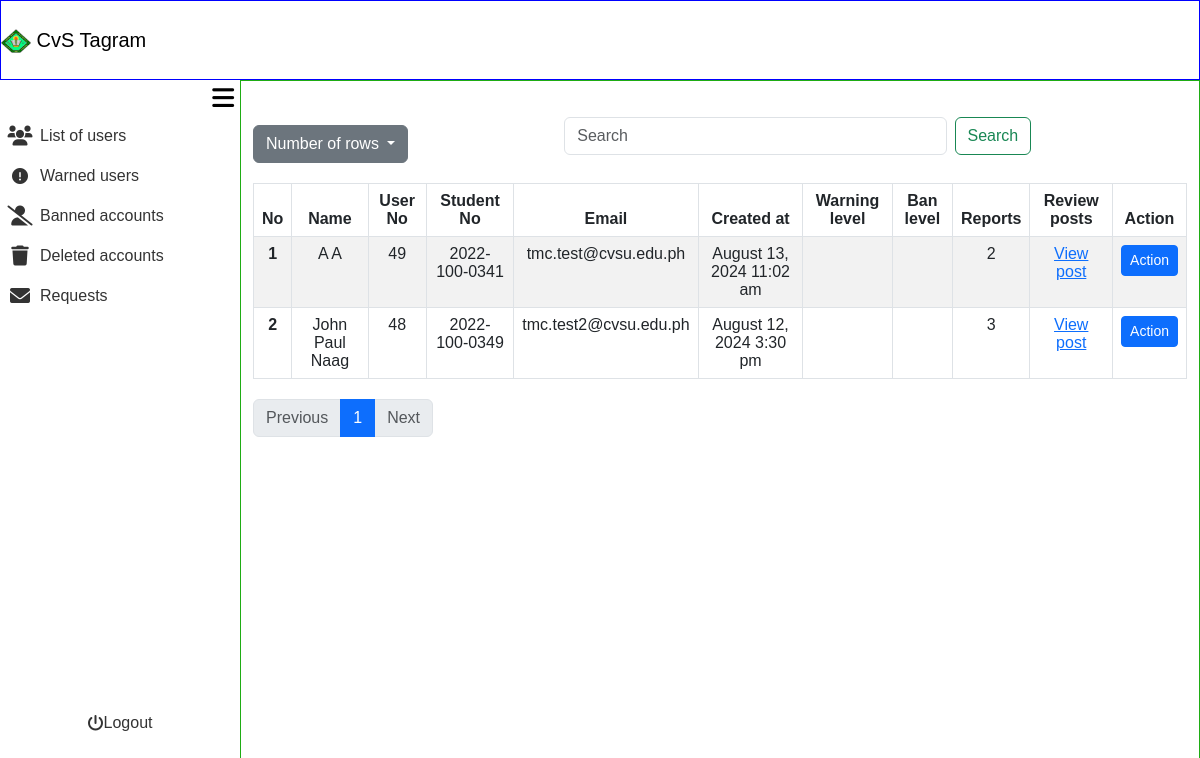
/admin_area/list_of_users.php (signed in), run on an earlier commit of the app's database.
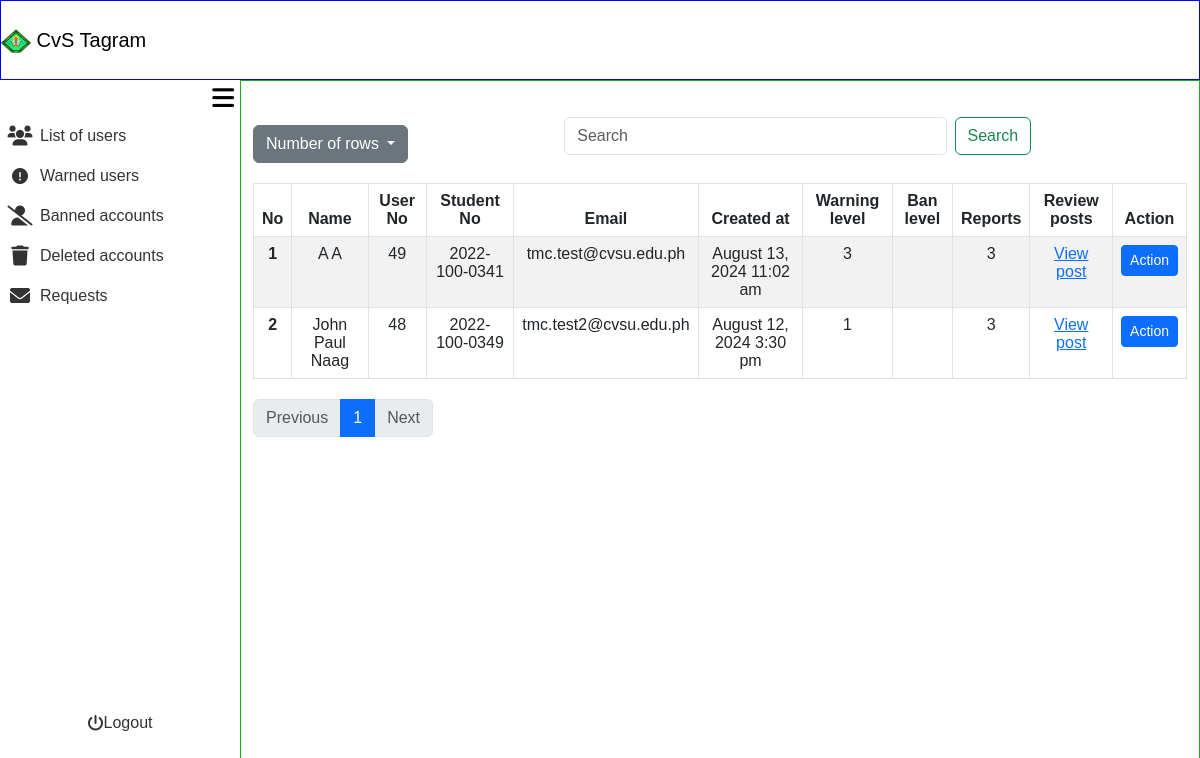
And on a later commit of the database.
### tables this page shows
CREATE TABLE `user_registration` (
  `user_no` int(11) NOT NULL,
  `user_ip` varchar(255) NOT NULL,
  `user_ID` varchar(255) NOT NULL,
  `email` varchar(255) NOT NULL,
  `student_no` varchar(13) NOT NULL,
  `fname` varchar(255) NOT NULL,
  `lname` varchar(255) NOT NULL,
  `bday` date NOT NULL,
  `gender` varchar(20) NOT NULL,
  `coverphoto` varchar(250) NOT NULL,
  `profilepicture` varchar(250) NOT NULL,
  `created_at` timestamp NOT NULL DEFAULT current_timestamp(),
  `updated_at` timestamp NOT NULL DEFAULT current_timestamp() ON UPDATE current_timestamp(),
  `user_password` varchar(255) NOT NULL,
  `is_setup_complete` tinyint(1) DEFAULT 0
);

### admin_area/list_of_users.php (the view, shortened to what the rows shown need)
<?php
require_once '../include/connect.php';
require_once '../include/bootsrap.php';
?>
<!DOCTYPE html>
<html lang="en">
<head>
    <link rel="stylesheet" href="admin_dashbaord.css?v=<?php echo time(); ?>">
</head>
<body>
<div class="container-fluid screen">
    <div class="container-fluid contbody">
        <div class="container-fluid content">
<?php
$search = isset($_GET['search']) ? trim($_GET['search']) : '';
$sort_column = isset($_GET['sort']) ? $_GET['sort'] : 'lname';
$sort_direction = isset($_GET['direction']) && $_GET['direction'] == 'desc' ? 'desc' : 'asc';
$rows_per_page = isset($_GET['rows']) ? intval($_GET['rows']) : 10;
$page = isset($_GET['page']) ? intval($_GET['page']) : 1;
$offset = ($page - 1) * $rows_per_page;
$searchFilter = !empty($search) ? " AND (ur.fname LIKE '%$search%' OR ur.lname LIKE '%$search%' OR ur.email LIKE '%$search%' OR ur.student_no LIKE '%$search%' OR ur.user_no LIKE '%$search%')" : "";
$usersQuery = "SELECT ur.fname, ur.lname, ur.user_no, ur.student_no, ur.created_at, ur.email, uw.warning_level, ub.ban_level, IFNULL(COUNT(pr.report_id), 0) AS report_count
               FROM user_registration ur
               LEFT JOIN post_reports pr ON ur.user_no = pr.user_no
               LEFT JOIN user_warnings uw ON ur.user_no = uw.user_no
               LEFT JOIN user_bans ub ON ur.user_no = ub.user_no
               WHERE 1=1 $searchFilter
               GROUP BY ur.user_no
               ORDER BY $sort_column $sort_direction
               LIMIT $rows_per_page OFFSET $offset";
$usersResult = $con->query($usersQuery);
?>
    <div class="container mt-4 ">
        <table class="table table-bordered table-striped">
            <thead>
                <tr>
                    <th scope="col">No</th>
                    <th scope="col" class="sortable <?php echo ($sort_column == 'fname') ? ($sort_direction == 'asc' ? 'asc' : 'desc') : ''; ?>" onclick="sortTable('fname')">Name</th>
                    <th scope="col" class="sortable <?php echo ($sort_column == 'user_no') ? ($sort_direction == 'asc' ? 'asc' : 'desc') : ''; ?>" onclick="sortTable('user_no')">User No</th>
                    <th scope="col" class="sortable <?php echo ($sort_column == 'student_no') ? ($sort_direction == 'asc' ? 'asc' : 'desc') : ''; ?>" onclick="sortTable('student_no')">Student No<i class="fa-solid fa-sort-up"></i><i class="fa-solid fa-sort-down"></i></th>
                    <th scope="col" class="sortable <?php echo ($sort_column == 'email') ? ($sort_direction == 'asc' ? 'asc' : 'desc') : ''; ?>" onclick="sortTable('email')">Email</th>
                    <th scope="col" class="sortable <?php echo ($sort_column == 'created_at') ? ($sort_direction == 'asc' ? 'asc' : 'desc') : ''; ?>" onclick="sortTable('created_at')">Created at<i class="fa-solid fa-sort-up"></i><i class="fa-solid fa-sort-down"></i></th>
                    <th scope="col" class="sortable <?php echo ($sort_column == 'warning_level') ? ($sort_direction == 'asc' ? 'asc' : 'desc') : ''; ?>" onclick="sortTable('warning_level')">Warning level<i class="fa-solid fa-sort-up"></i><i class="fa-solid fa-sort-down"></i></th>
                    <th scope="col" class="sortable <?php echo ($sort_column == 'ban_level') ? ($sort_direction == 'asc' ? 'asc' : 'desc') : ''; ?>" onclick="sortTable('ban_level')">Ban level<i class="fa-solid fa-sort-up"></i><i class="fa-solid fa-sort-down"></i></th>
                    <th scope="col" class="sortable <?php echo ($sort_column == 'report_count') ? ($sort_direction == 'asc' ? 'asc' : 'desc') : ''; ?>" onclick="sortTable('report_count')">Reports<i class="fa-solid fa-sort-up"></i><i class="fa-solid fa-sort-down"></i></th>
                    <th scope="col">Review posts</th>
                    <th scope="col">Action</th>
                </tr>
            </thead>
            <tbody>
                <?php
                $line_number = $offset + 1;
                while ($user = $usersResult->fetch_assoc()): ?>
                <?php
                $timestamp = htmlspecialchars($user['created_at']);
                $created_at = new DateTime($timestamp);
                $formattedDate = $created_at->format('F j, Y');
                $formattedTime = $created_at->format('g:i a');
                ?>
                    <tr>
                        <th scope="row"><?php echo htmlspecialchars($line_number++); ?></th>
                        <td><?php echo htmlspecialchars($user['fname'] . ' ' . $user['lname']); ?></td>
                        <td><?php echo htmlspecialchars($user['user_no']); ?></td>
                        <td><?php echo htmlspecialchars($user['student_no']); ?></td>
                        <td><?php echo htmlspecialchars($user['email']); ?></td>
                        <td><?php echo htmlspecialchars($formattedDate . ' ' . $formattedTime); ?></td>
                        <td><?php echo htmlspecialchars($user['warning_level']); ?></td>
                        <td><?php echo htmlspecialchars($user['ban_level']); ?></td>
                        <td><?php echo htmlspecialchars($user['report_count']); ?></td>
                        <td>
                        <?php if ($user['report_count'] > 0): ?>
                            <a class="Review_posts text-primary" href="../admin_area/review_post.php?user_no=<?php echo htmlspecialchars($user['user_no']); ?>">View post</a>
                            <?php else: ?>
                            <?php endif; ?>
                        </td>
                        <td>
                            <?php if ($user['report_count'] > 0): ?>
                                <a href="admin_action.php?user_no=<?php echo htmlspecialchars($user['user_no']); ?>" class="btn btn-primary btn-sm">Action</a>
                            <?php else: ?>
                            <?php endif; ?>
                        </td>
                    </tr>
                <?php endwhile; ?>
            </tbody>
        </table>
    </div>
        </div>
    </div>
</div>
</body>
</html>

What changed in the data, as far as the page shows it:
changed user_registration "tmc.test@cvsu.edu.ph": warning_level (not shown) → "3"; report_count "2" → "3"
changed user_registration "John Paul Naag": warning_level (not shown) → "1"
